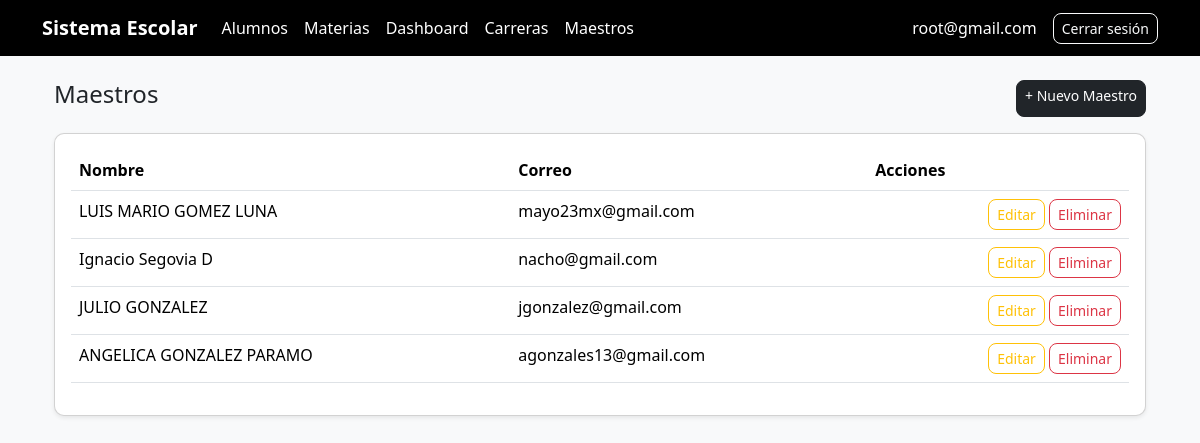
/alumnos/maestros/ (signed in), run on the app's committed database.
### alumnos/models.py (models this page shows, shortened)
class Maestro(models.Model):
    user = models.OneToOneField(User, on_delete=models.CASCADE)
    nombre = models.CharField(max_length=100)

### alumnos/views.py (the view)
# urls.py: path('maestros/', views.lista_maestros, name='lista_maestros'),
def lista_maestros(request):
    maestros = Maestro.objects.all()
    return render(request, 'alumnos/lista_maestros.html', {
        'maestros': maestros
    })

### alumnos/context_processors.py (called while the page is built)
def roles_usuario(request):
    user = request.user
    if user.is_authenticated:
        return {
            'es_admin': user.is_superuser or user.groups.filter(name='admin').exists(),
            'es_maestro': user.groups.filter(name='maestro').exists(),
            'es_alumno': user.groups.filter(name='alumno').exists(),
        }
    return {}

### alumnos/templates/alumnos/lista_maestros.html (shortened to what this page needs)
{% extends 'base.html' %}
{% block content %}
<div class="container">
    <div class="d-flex justify-content-between mb-3">
        <h4>Maestros</h4>
        <a href="{% url 'crear_maestro' %}" class="btn btn-dark btn-sm">
            + Nuevo Maestro
        </a>
    </div>
    <div class="card p-3 shadow-sm">
        <table class="table table-hover">
            <thead>
                <tr>
                    <th>Nombre</th>
                    <th>Correo</th>
                    <th>Acciones</th>
                </tr>
            </thead>
            <tbody>
                {% for m in maestros %}
                <tr>
                    <td>{{ m.nombre }}</td>
                    <td>{{ m.user.username }}</td>
                    <td class="text-end">
                        <button class="btn btn-outline-warning btn-sm"
                            data-id="{{ m.id }}"
                            data-nombre="{{ m.nombre }}"
                            onclick="abrirModalEditar(this)">
                            Editar
                        </button>
                        <button
                            class="btn btn-outline-danger btn-sm"
                            data-id="{{ m.id }}"
                            onclick="confirmarEliminar(this)">
                            Eliminar
                        </button>
                    </td>
                </tr>
                {% endfor %}
            </tbody>
        </table>
    </div>
</div>
{% endblock %}

### alumnos/templates/base.html (shortened to what this page needs)
<!DOCTYPE html>
<html lang="es">
<head>
    <link href="https://cdn.jsdelivr.net/npm/bootstrap@5.3.7/dist/css/bootstrap.min.css" rel="stylesheet">
</head>
<body>
{% if user.is_authenticated %}
<nav class="navbar navbar-expand-lg">
    <div class="container">
        <a class="navbar-brand" href="/alumnos/">
            Sistema Escolar
        </a>
        <div class="collapse navbar-collapse">
            <ul class="navbar-nav me-auto">
                {% if es_admin %}
                    <li class="nav-item">
                        <a class="nav-link" href="/alumnos">Alumnos</a>
                    </li>
                    <li class="nav-item">
                        <a class="nav-link" href="/alumnos/materias/">Materias</a>
                    </li>
                    <li class="nav-item">
                        <a class="nav-link" href="/alumnos/dashboard/">Dashboard</a>
                    </li>
                    <li class="nav-item">
                        <a class="nav-link" href="{% url 'lista_carreras' %}">Carreras</a>
                    </li>
                    <li class="nav-item">
                        <a class="nav-link" href="{% url 'lista_maestros' %}">Maestros</a>
                    </li>
                {% endif %}
            </ul>
            <span class="me-3 text-white">
                {{ request.user.username }}
            </span>
            <a href="/logout/" class="btn btn-outline-light btn-sm">
                Cerrar sesión
            </a>
        </div>
    </div>
</nav>
{% endif %}
<div class="container mt-4">
    {% block content %}
    {% endblock %}
</div>
<div id="toast-container" class="position-fixed top-0 end-0 p-3" style="z-index: 9999;"></div>
</body>
</html>

### alumnos/templates/base.html (style rules this page uses)
body { background-color: #f8f9fa; }
.navbar { background-color: black; }
.navbar-brand { font-weight: bold; color: white; }
.nav-link { color: white; }
.card { border-radius: 10px; }
.btn { border-radius: 8px; }

### data on the page
Maestro: nombre "LUIS MARIO GOMEZ LUNA", user.username "mayo23mx@gmail.com"
Maestro: nombre "Ignacio Segovia D", user.username "nacho@gmail.com"
Maestro: nombre "JULIO GONZALEZ", user.username "jgonzalez@gmail.com"
Maestro: nombre "ANGELICA GONZALEZ PARAMO", user.username "agonzales13@gmail.com"

### other printed values
{{ request.user.username }} "root@gmail.com"
